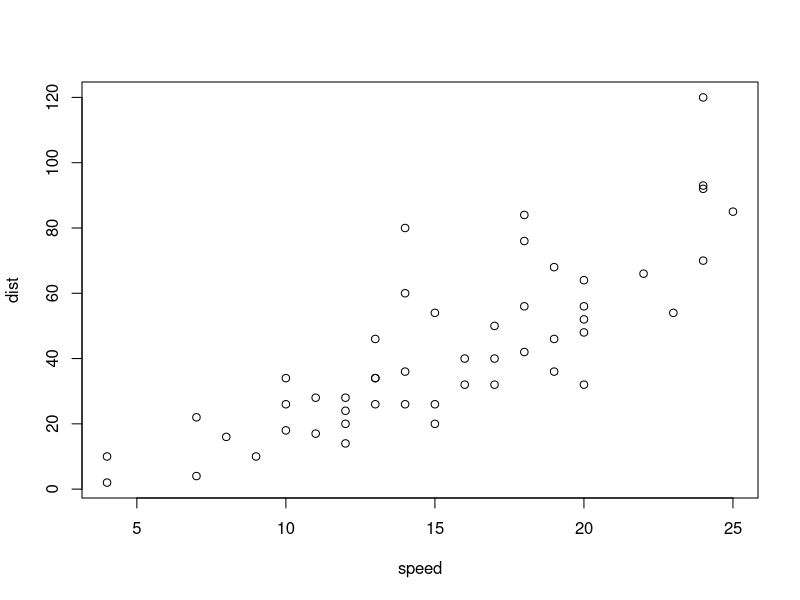
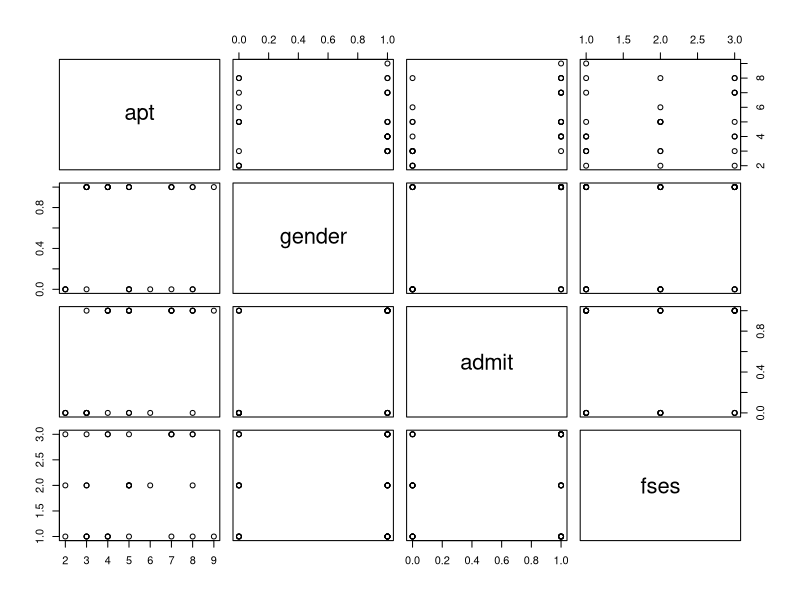
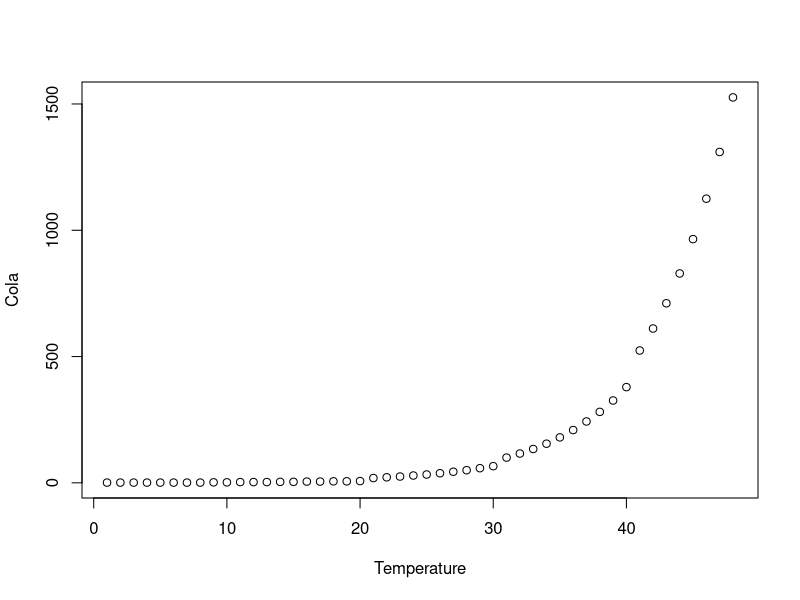

These charts were generated, in order, by the following R code:
## ---- chunk 1
knitr::opts_chunk$set(echo = TRUE)
## ---- chunk 2
plot(cars)
## ---- chunk 3
adm <-read.csv("admission.csv")
head(adm)
plot(adm)
## ---- chunk 4
coladata <-read.table("cola.txt", header = T)
head(coladata)
plot(coladata)
